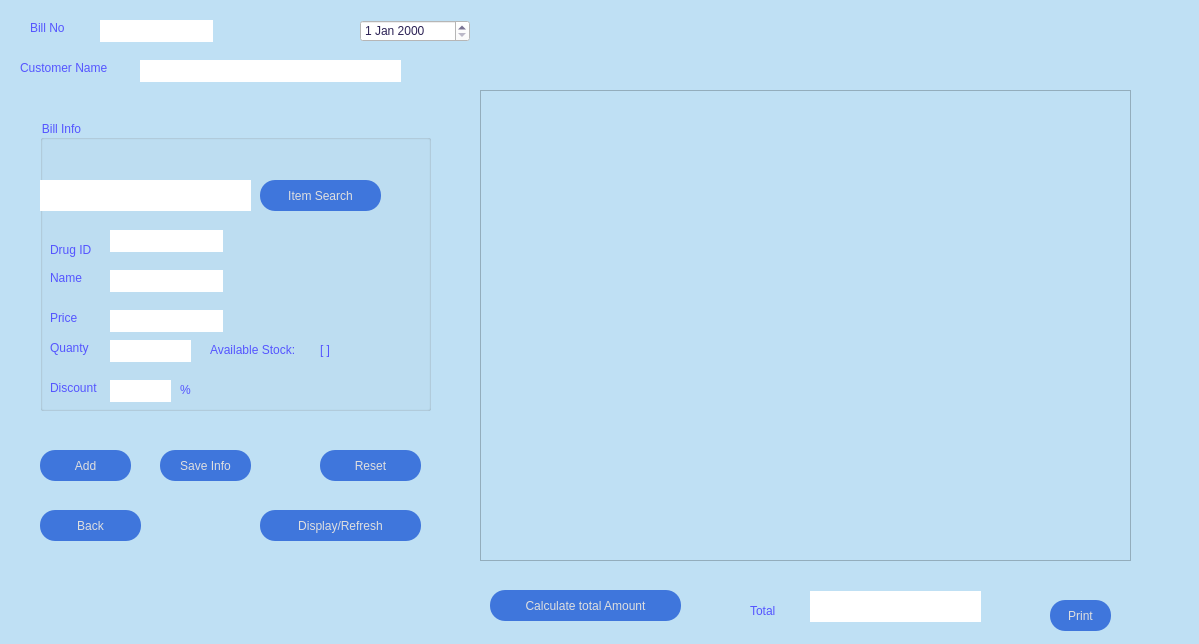
<?xml version="1.0" encoding="UTF-8"?>
<ui version="4.0">
 <class>selldetails</class>
 <widget class="QDialog" name="selldetails">
  <property name="geometry">
   <rect>
    <x>0</x>
    <y>0</y>
    <width>1199</width>
    <height>644</height>
   </rect>
  </property>
  <property name="windowTitle">
   <string>Billing</string>
  </property>
  <property name="styleSheet">
   <string notr="true">background-color: #bfe0f4;</string>
  </property>
  <widget class="QPushButton" name="pushButton_back">
   <property name="geometry">
    <rect>
     <x>40</x>
     <y>510</y>
     <width>101</width>
     <height>31</height>
    </rect>
   </property>
   <property name="styleSheet">
    <string>QPushButton{
background:#3f76dc;
border-radius:15px;
color:rgb(223, 223, 223);
}
QPushButton:hover{
color:red;
border-radius:15px;
background:#333;

}</string>
   </property>
   <property name="text">
    <string>Back</string>
   </property>
  </widget>
  <widget class="QLabel" name="label">
   <property name="geometry">
    <rect>
     <x>30</x>
     <y>20</y>
     <width>55</width>
     <height>16</height>
    </rect>
   </property>
   <property name="styleSheet">
    <string notr="true">background:transparent;
border:none;
color:rgb(85, 85, 255);
border-bottum: 1px #ffffff</string>
   </property>
   <property name="text">
    <string>Bill No</string>
   </property>
  </widget>
  <widget class="QLineEdit" name="lineEdit_billno">
   <property name="geometry">
    <rect>
     <x>100</x>
     <y>20</y>
     <width>113</width>
     <height>22</height>
    </rect>
   </property>
   <property name="styleSheet">
    <string notr="true">background-color: rgb(255, 255, 255);
border:none</string>
   </property>
  </widget>
  <widget class="QGroupBox" name="groupBox">
   <property name="geometry">
    <rect>
     <x>40</x>
     <y>120</y>
     <width>391</width>
     <height>291</height>
    </rect>
   </property>
   <property name="styleSheet">
    <string notr="true">color:rgb(85, 85, 255);</string>
   </property>
   <property name="title">
    <string>Bill Info</string>
   </property>
   <widget class="QLabel" name="label_2">
    <property name="geometry">
     <rect>
      <x>10</x>
      <y>120</y>
      <width>55</width>
      <height>20</height>
     </rect>
    </property>
    <property name="styleSheet">
     <string notr="true">background:transparent;
border:none;
color:rgb(85, 85, 255);
border-bottum: 1px #ffffff</string>
    </property>
    <property name="text">
     <string>Drug ID</string>
    </property>
   </widget>
   <widget class="QLabel" name="label_3">
    <property name="geometry">
     <rect>
      <x>10</x>
      <y>150</y>
      <width>55</width>
      <height>16</height>
     </rect>
    </property>
    <property name="styleSheet">
     <string notr="true">background:transparent;
border:none;
color:rgb(85, 85, 255);
border-bottum: 1px #ffffff</string>
    </property>
    <property name="text">
     <string>Name</string>
    </property>
   </widget>
   <widget class="QLabel" name="label_4">
    <property name="geometry">
     <rect>
      <x>10</x>
      <y>190</y>
      <width>55</width>
      <height>16</height>
     </rect>
    </property>
    <property name="styleSheet">
     <string notr="true">background:transparent;
border:none;
color:rgb(85, 85, 255);
border-bottum: 1px #ffffff</string>
    </property>
    <property name="text">
     <string>Price</string>
    </property>
   </widget>
   <widget class="QLabel" name="label_5">
    <property name="geometry">
     <rect>
      <x>280</x>
      <y>220</y>
      <width>41</width>
      <height>20</height>
     </rect>
    </property>
    <property name="styleSheet">
     <string notr="true">background:transparent;
border:none;
color:rgb(85, 85, 255);
border-bottum: 1px #ffffff</string>
    </property>
    <property name="text">
     <string>[ ]</string>
    </property>
   </widget>
   <widget class="QLineEdit" name="lineEdit_drugid">
    <property name="geometry">
     <rect>
      <x>70</x>
      <y>110</y>
      <width>113</width>
      <height>22</height>
     </rect>
    </property>
    <property name="styleSheet">
     <string notr="true">background-color: rgb(255, 255, 255);
border:none</string>
    </property>
   </widget>
   <widget class="QLineEdit" name="lineEdit_name">
    <property name="geometry">
     <rect>
      <x>70</x>
      <y>150</y>
      <width>113</width>
      <height>22</height>
     </rect>
    </property>
    <property name="styleSheet">
     <string notr="true">background-color: rgb(255, 255, 255);
border:none</string>
    </property>
   </widget>
   <widget class="QLineEdit" name="lineEdit_price">
    <property name="geometry">
     <rect>
      <x>70</x>
      <y>190</y>
      <width>113</width>
      <height>22</height>
     </rect>
    </property>
    <property name="styleSheet">
     <string notr="true">background-color: rgb(255, 255, 255);
border:none</string>
    </property>
   </widget>
   <widget class="QLineEdit" name="lineEdit_quantity">
    <property name="geometry">
     <rect>
      <x>70</x>
      <y>220</y>
      <width>81</width>
      <height>22</height>
     </rect>
    </property>
    <property name="styleSheet">
     <string notr="true">background-color: rgb(255, 255, 255);
border:none</string>
    </property>
   </widget>
   <widget class="QLabel" name="label_6">
    <property name="geometry">
     <rect>
      <x>10</x>
      <y>260</y>
      <width>55</width>
      <height>16</height>
     </rect>
    </property>
    <property name="styleSheet">
     <string notr="true">background:transparent;
border:none;
color:rgb(85, 85, 255);
border-bottum: 1px #ffffff</string>
    </property>
    <property name="text">
     <string>Discount</string>
    </property>
   </widget>
   <widget class="QLineEdit" name="lineEdit_discount">
    <property name="geometry">
     <rect>
      <x>70</x>
      <y>260</y>
      <width>61</width>
      <height>22</height>
     </rect>
    </property>
    <property name="styleSheet">
     <string notr="true">background-color: rgb(255, 255, 255);
border:none</string>
    </property>
   </widget>
   <widget class="QPushButton" name="pushButton">
    <property name="geometry">
     <rect>
      <x>220</x>
      <y>60</y>
      <width>121</width>
      <height>31</height>
     </rect>
    </property>
    <property name="styleSheet">
     <string notr="true">QPushButton{
background:#3f76dc;
border-radius:15px;
color:rgb(223, 223, 223);
}
QPushButton:hover{
color:red;
border-radius:15px;
background:#333;

}</string>
    </property>
    <property name="text">
     <string>Item Search</string>
    </property>
   </widget>
   <widget class="QLabel" name="label_9">
    <property name="geometry">
     <rect>
      <x>10</x>
      <y>220</y>
      <width>51</width>
      <height>16</height>
     </rect>
    </property>
    <property name="styleSheet">
     <string notr="true">background:transparent;
border:none;
color:rgb(85, 85, 255);
border-bottum: 1px #ffffff</string>
    </property>
    <property name="text">
     <string>Quanty</string>
    </property>
   </widget>
   <widget class="QLabel" name="label_10">
    <property name="geometry">
     <rect>
      <x>170</x>
      <y>220</y>
      <width>101</width>
      <height>20</height>
     </rect>
    </property>
    <property name="styleSheet">
     <string notr="true">background:transparent;
border:none;
color:rgb(85, 85, 255);
border-bottum: 1px #ffffff</string>
    </property>
    <property name="text">
     <string>Available Stock:</string>
    </property>
   </widget>
   <widget class="QLabel" name="label_11">
    <property name="geometry">
     <rect>
      <x>140</x>
      <y>260</y>
      <width>21</width>
      <height>20</height>
     </rect>
    </property>
    <property name="styleSheet">
     <string notr="true">background:transparent;
border:none;
color:rgb(85, 85, 255);
border-bottum: 1px #ffffff</string>
    </property>
    <property name="text">
     <string>%</string>
    </property>
   </widget>
   <widget class="QLineEdit" name="lineEdit_search">
    <property name="geometry">
     <rect>
      <x>0</x>
      <y>60</y>
      <width>211</width>
      <height>31</height>
     </rect>
    </property>
    <property name="styleSheet">
     <string notr="true">background-color: rgb(255, 255, 255);
border:none</string>
    </property>
   </widget>
  </widget>
  <widget class="QPushButton" name="pushButton_totalamnt">
   <property name="geometry">
    <rect>
     <x>490</x>
     <y>590</y>
     <width>191</width>
     <height>31</height>
    </rect>
   </property>
   <property name="styleSheet">
    <string>QPushButton{
background:#3f76dc;
border-radius:15px;
color:rgb(223, 223, 223);
}
QPushButton:hover{
color:red;
border-radius:15px;
background:#333;

}</string>
   </property>
   <property name="text">
    <string>Calculate total Amount</string>
   </property>
  </widget>
  <widget class="QLabel" name="label_7">
   <property name="geometry">
    <rect>
     <x>750</x>
     <y>600</y>
     <width>55</width>
     <height>21</height>
    </rect>
   </property>
   <property name="styleSheet">
    <string notr="true">background:transparent;
border:none;
color:rgb(85, 85, 255);
border-bottum: 1px #ffffff</string>
   </property>
   <property name="text">
    <string>Total</string>
   </property>
  </widget>
  <widget class="QLineEdit" name="lineEdit_total">
   <property name="geometry">
    <rect>
     <x>810</x>
     <y>591</y>
     <width>171</width>
     <height>31</height>
    </rect>
   </property>
   <property name="styleSheet">
    <string notr="true">background-color: rgb(255, 255, 255);
border:none</string>
   </property>
  </widget>
  <widget class="QPushButton" name="pushButton_add">
   <property name="geometry">
    <rect>
     <x>40</x>
     <y>450</y>
     <width>91</width>
     <height>31</height>
    </rect>
   </property>
   <property name="styleSheet">
    <string notr="true">QPushButton{
background:#3f76dc;
border-radius:15px;
color:rgb(223, 223, 223);
}
QPushButton:hover{
color:red;
border-radius:15px;
background:#333;

}</string>
   </property>
   <property name="text">
    <string>Add</string>
   </property>
  </widget>
  <widget class="QPushButton" name="pushButton_reset">
   <property name="geometry">
    <rect>
     <x>320</x>
     <y>450</y>
     <width>101</width>
     <height>31</height>
    </rect>
   </property>
   <property name="styleSheet">
    <string>QPushButton{
background:#3f76dc;
border-radius:15px;
color:rgb(223, 223, 223);
}
QPushButton:hover{
color:red;
border-radius:15px;
background:#333;

}</string>
   </property>
   <property name="text">
    <string>Reset</string>
   </property>
  </widget>
  <widget class="QPushButton" name="pushButton_print">
   <property name="geometry">
    <rect>
     <x>1050</x>
     <y>600</y>
     <width>61</width>
     <height>31</height>
    </rect>
   </property>
   <property name="styleSheet">
    <string>QPushButton{
background:#3f76dc;
border-radius:15px;
color:rgb(223, 223, 223);
}
QPushButton:hover{
color:red;
border-radius:15px;
background:#333;

}</string>
   </property>
   <property name="text">
    <string>Print</string>
   </property>
  </widget>
  <widget class="QLabel" name="label_8">
   <property name="geometry">
    <rect>
     <x>20</x>
     <y>60</y>
     <width>101</width>
     <height>16</height>
    </rect>
   </property>
   <property name="styleSheet">
    <string notr="true">background:transparent;
border:none;
color:rgb(85, 85, 255);
border-bottum: 1px #ffffff</string>
   </property>
   <property name="text">
    <string>Customer Name</string>
   </property>
  </widget>
  <widget class="QLineEdit" name="lineEdit_customername">
   <property name="geometry">
    <rect>
     <x>140</x>
     <y>60</y>
     <width>261</width>
     <height>22</height>
    </rect>
   </property>
   <property name="styleSheet">
    <string notr="true">background-color: rgb(255, 255, 255);
border:none</string>
   </property>
  </widget>
  <widget class="QDateEdit" name="dateEdit">
   <property name="geometry">
    <rect>
     <x>360</x>
     <y>20</y>
     <width>110</width>
     <height>22</height>
    </rect>
   </property>
   <property name="styleSheet">
    <string notr="true">background-color: rgb(255, 255, 255);
color:#2c2255;</string>
   </property>
  </widget>
  <widget class="QPushButton" name="pushButton_saveinfo">
   <property name="geometry">
    <rect>
     <x>160</x>
     <y>450</y>
     <width>91</width>
     <height>31</height>
    </rect>
   </property>
   <property name="styleSheet">
    <string>QPushButton{
background:#3f76dc;
border-radius:15px;
color:rgb(223, 223, 223);
}
QPushButton:hover{
color:red;
border-radius:15px;
background:#333;

}</string>
   </property>
   <property name="text">
    <string>Save Info</string>
   </property>
  </widget>
  <widget class="QPushButton" name="pushButton_refresh">
   <property name="geometry">
    <rect>
     <x>260</x>
     <y>510</y>
     <width>161</width>
     <height>31</height>
    </rect>
   </property>
   <property name="styleSheet">
    <string>QPushButton{
background:#3f76dc;
border-radius:15px;
color:rgb(223, 223, 223);
}
QPushButton:hover{
color:red;
border-radius:15px;
background:#333;

}</string>
   </property>
   <property name="text">
    <string>Display/Refresh</string>
   </property>
  </widget>
  <widget class="QTableView" name="tableView">
   <property name="geometry">
    <rect>
     <x>480</x>
     <y>90</y>
     <width>651</width>
     <height>471</height>
    </rect>
   </property>
  </widget>
 </widget>
 <resources/>
 <connections/>
</ui>
